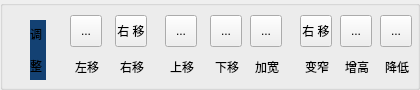
           <widget class="QGroupBox" name="groupBox_3">
            <property name="geometry">
             <rect>
              <x>0</x>
              <y>0</y>
              <width>420</width>
              <height>90</height>
             </rect>
            </property>
            <property name="minimumSize">
             <size>
              <width>420</width>
              <height>90</height>
             </size>
            </property>
            <property name="maximumSize">
             <size>
              <width>420</width>
              <height>90</height>
             </size>
            </property>
            <property name="styleSheet">
             <string notr="true"/>
            </property>
            <property name="title">
             <string/>
            </property>
            <widget class="QToolButton" name="toolButton">
             <property name="geometry">
              <rect>
               <x>70</x>
               <y>15</y>
               <width>32</width>
               <height>32</height>
              </rect>
             </property>
             <property name="minimumSize">
              <size>
               <width>32</width>
               <height>32</height>
              </size>
             </property>
             <property name="maximumSize">
              <size>
               <width>32</width>
               <height>32</height>
              </size>
             </property>
             <property name="styleSheet">
              <string notr="true"/>
             </property>
             <property name="text">
              <string>...</string>
             </property>
             <property name="icon">
              <iconset resource="IRProc.qrc">
               <normaloff>:/IRProc/M-Left</normaloff>:/IRProc/M-Left</iconset>
             </property>
             <property name="iconSize">
              <size>
               <width>32</width>
               <height>32</height>
              </size>
             </property>
            </widget>
            <widget class="QToolButton" name="toolButton_3">
             <property name="geometry">
              <rect>
               <x>115</x>
               <y>15</y>
               <width>32</width>
               <height>32</height>
              </rect>
             </property>
             <property name="minimumSize">
              <size>
               <width>32</width>
               <height>32</height>
              </size>
             </property>
             <property name="maximumSize">
              <size>
               <width>32</width>
               <height>32</height>
              </size>
             </property>
             <property name="styleSheet">
              <string notr="true"/>
             </property>
             <property name="text">
              <string>右 移</string>
             </property>
             <property name="icon">
              <iconset resource="IRProc.qrc">
               <normaloff>:/IRProc/M-Right</normaloff>:/IRProc/M-Right</iconset>
             </property>
             <property name="iconSize">
              <size>
               <width>32</width>
               <height>32</height>
              </size>
             </property>
            </widget>
            <widget class="QToolButton" name="toolButton_4">
             <property name="geometry">
              <rect>
               <x>165</x>
               <y>15</y>
               <width>32</width>
               <height>32</height>
              </rect>
             </property>
             <property name="minimumSize">
              <size>
               <width>32</width>
               <height>32</height>
              </size>
             </property>
             <property name="maximumSize">
              <size>
               <width>32</width>
               <height>32</height>
              </size>
             </property>
             <property name="styleSheet">
              <string notr="true"/>
             </property>
             <property name="text">
              <string>...</string>
             </property>
             <property name="icon">
              <iconset resource="IRProc.qrc">
               <normaloff>:/IRProc/M-Up</normaloff>:/IRProc/M-Up</iconset>
             </property>
             <property name="iconSize">
              <size>
               <width>32</width>
               <height>32</height>
              </size>
             </property>
            </widget>
            <widget class="QToolButton" name="toolButton_5">
             <property name="geometry">
              <rect>
               <x>210</x>
               <y>15</y>
               <width>32</width>
               <height>32</height>
              </rect>
             </property>
             <property name="minimumSize">
              <size>
               <width>32</width>
               <height>32</height>
              </size>
             </property>
             <property name="maximumSize">
              <size>
               <width>32</width>
               <height>32</height>
              </size>
             </property>
             <property name="styleSheet">
              <string notr="true"/>
             </property>
             <property name="text">
              <string>...</string>
             </property>
             <property name="icon">
              <iconset resource="IRProc.qrc">
               <normaloff>:/IRProc/M-Down</normaloff>:/IRProc/M-Down</iconset>
             </property>
             <property name="iconSize">
              <size>
               <width>32</width>
               <height>32</height>
              </size>
             </property>
            </widget>
            <widget class="QToolButton" name="toolButton_7">
             <property name="geometry">
              <rect>
               <x>250</x>
               <y>15</y>
               <width>32</width>
               <height>32</height>
              </rect>
             </property>
             <property name="minimumSize">
              <size>
               <width>32</width>
               <height>32</height>
              </size>
             </property>
             <property name="maximumSize">
              <size>
               <width>32</width>
               <height>32</height>
              </size>
             </property>
             <property name="styleSheet">
              <string notr="true"/>
             </property>
             <property name="text">
              <string>...</string>
             </property>
             <property name="icon">
              <iconset resource="IRProc.qrc">
               <normaloff>:/IRProc/M-Wider</normaloff>:/IRProc/M-Wider</iconset>
             </property>
             <property name="iconSize">
              <size>
               <width>32</width>
               <height>32</height>
              </size>
             </property>
            </widget>
            <widget class="QToolButton" name="toolButton_9">
             <property name="geometry">
              <rect>
               <x>300</x>
               <y>15</y>
               <width>32</width>
               <height>32</height>
              </rect>
             </property>
             <property name="minimumSize">
              <size>
               <width>32</width>
               <height>32</height>
              </size>
             </property>
             <property name="maximumSize">
              <size>
               <width>32</width>
               <height>32</height>
              </size>
             </property>
             <property name="styleSheet">
              <string notr="true"/>
             </property>
             <property name="text">
              <string>右 移</string>
             </property>
             <property name="icon">
              <iconset resource="IRProc.qrc">
               <normaloff>:/IRProc/M-Narrower</normaloff>:/IRProc/M-Narrower</iconset>
             </property>
             <property name="iconSize">
              <size>
               <width>32</width>
               <height>32</height>
              </size>
             </property>
            </widget>
            <widget class="QToolButton" name="toolButton_8">
             <property name="geometry">
              <rect>
               <x>340</x>
               <y>15</y>
               <width>32</width>
               <height>32</height>
              </rect>
             </property>
             <property name="minimumSize">
              <size>
               <width>32</width>
               <height>32</height>
              </size>
             </property>
             <property name="maximumSize">
              <size>
               <width>32</width>
               <height>32</height>
              </size>
             </property>
             <property name="styleSheet">
              <string notr="true"/>
             </property>
             <property name="text">
              <string>...</string>
             </property>
             <property name="icon">
              <iconset resource="IRProc.qrc">
               <normaloff>:/IRProc/M-Higher</normaloff>:/IRProc/M-Higher</iconset>
             </property>
             <property name="iconSize">
              <size>
               <width>32</width>
               <height>32</height>
              </size>
             </property>
            </widget>
            <widget class="QToolButton" name="toolButton_6">
             <property name="geometry">
              <rect>
               <x>380</x>
               <y>15</y>
               <width>32</width>
               <height>32</height>
              </rect>
             </property>
             <property name="sizePolicy">
              <sizepolicy hsizetype="Fixed" vsizetype="Fixed">
               <horstretch>0</horstretch>
               <verstretch>0</verstretch>
              </sizepolicy>
             </property>
             <property name="minimumSize">
              <size>
               <width>32</width>
               <height>32</height>
              </size>
             </property>
             <property name="maximumSize">
              <size>
               <width>32</width>
               <height>32</height>
              </size>
             </property>
             <property name="styleSheet">
              <string notr="true"/>
             </property>
             <property name="text">
              <string>...</string>
             </property>
             <property name="icon">
              <iconset resource="IRProc.qrc">
               <normaloff>:/IRProc/M-Lower</normaloff>:/IRProc/M-Lower</iconset>
             </property>
             <property name="iconSize">
              <size>
               <width>32</width>
               <height>32</height>
              </size>
             </property>
            </widget>
            <widget class="QLabel" name="label_2">
             <property name="geometry">
              <rect>
               <x>75</x>
               <y>59</y>
               <width>24</width>
               <height>15</height>
              </rect>
             </property>
             <property name="minimumSize">
              <size>
               <width>0</width>
               <height>0</height>
              </size>
             </property>
             <property name="maximumSize">
              <size>
               <width>30</width>
               <height>15</height>
              </size>
             </property>
             <property name="styleSheet">
              <string notr="true"/>
             </property>
             <property name="text">
              <string>左移</string>
             </property>
             <property name="textFormat">
              <enum>Qt::AutoText</enum>
             </property>
            </widget>
            <widget class="QLabel" name="label_11">
             <property name="geometry">
              <rect>
               <x>120</x>
               <y>59</y>
               <width>30</width>
               <height>15</height>
              </rect>
             </property>
             <property name="minimumSize">
              <size>
               <width>30</width>
               <height>15</height>
              </size>
             </property>
             <property name="maximumSize">
              <size>
               <width>30</width>
               <height>15</height>
              </size>
             </property>
             <property name="styleSheet">
              <string notr="true"/>
             </property>
             <property name="text">
              <string>右移</string>
             </property>
            </widget>
            <widget class="QLabel" name="label_12">
             <property name="geometry">
              <rect>
               <x>170</x>
               <y>59</y>
               <width>30</width>
               <height>15</height>
              </rect>
             </property>
             <property name="minimumSize">
              <size>
               <width>30</width>
               <height>15</height>
              </size>
             </property>
             <property name="maximumSize">
              <size>
               <width>30</width>
               <height>15</height>
              </size>
             </property>
             <property name="styleSheet">
              <string notr="true"/>
             </property>
             <property name="text">
              <string>上移</string>
             </property>
            </widget>
            <widget class="QLabel" name="label_13">
             <property name="geometry">
              <rect>
               <x>215</x>
               <y>59</y>
               <width>30</width>
               <height>15</height>
              </rect>
             </property>
             <property name="minimumSize">
              <size>
               <width>30</width>
               <height>15</height>
              </size>
             </property>
             <property name="maximumSize">
              <size>
               <width>30</width>
               <height>15</height>
              </size>
             </property>
             <property name="styleSheet">
              <string notr="true"/>
             </property>
             <property name="text">
              <string>下移</string>
             </property>
            </widget>
            <widget class="QLabel" name="label_15">
             <property name="geometry">
              <rect>
               <x>255</x>
               <y>59</y>
               <width>30</width>
               <height>15</height>
              </rect>
             </property>
             <property name="minimumSize">
              <size>
               <width>30</width>
               <height>15</height>
              </size>
             </property>
             <property name="maximumSize">
              <size>
               <width>30</width>
               <height>15</height>
              </size>
             </property>
             <property name="styleSheet">
              <string notr="true"/>
             </property>
             <property name="text">
              <string>加宽</string>
             </property>
            </widget>
            <widget class="QLabel" name="label_14">
             <property name="geometry">
              <rect>
               <x>305</x>
               <y>59</y>
               <width>30</width>
               <height>15</height>
              </rect>
             </property>
             <property name="minimumSize">
              <size>
               <width>30</width>
               <height>15</height>
              </size>
             </property>
             <property name="maximumSize">
              <size>
               <width>30</width>
               <height>15</height>
              </size>
             </property>
             <property name="styleSheet">
              <string notr="true"/>
             </property>
             <property name="text">
              <string>变窄</string>
             </property>
            </widget>
            <widget class="QLabel" name="label_16">
             <property name="geometry">
              <rect>
               <x>345</x>
               <y>59</y>
               <width>30</width>
               <height>15</height>
              </rect>
             </property>
             <property name="minimumSize">
              <size>
               <width>30</width>
               <height>15</height>
              </size>
             </property>
             <property name="maximumSize">
              <size>
               <width>30</width>
               <height>15</height>
              </size>
             </property>
             <property name="styleSheet">
              <string notr="true"/>
             </property>
             <property name="text">
              <string>增高</string>
             </property>
            </widget>
            <widget class="QLabel" name="label_17">
             <property name="geometry">
              <rect>
               <x>385</x>
               <y>59</y>
               <width>30</width>
               <height>15</height>
              </rect>
             </property>
             <property name="minimumSize">
              <size>
               <width>30</width>
               <height>15</height>
              </size>
             </property>
             <property name="maximumSize">
              <size>
               <width>30</width>
               <height>15</height>
              </size>
             </property>
             <property name="styleSheet">
              <string notr="true"/>
             </property>
             <property name="text">
              <string>降低</string>
             </property>
            </widget>
            <widget class="QLabel" name="label_33">
             <property name="geometry">
              <rect>
               <x>30</x>
               <y>20</y>
               <width>16</width>
               <height>60</height>
              </rect>
             </property>
             <property name="styleSheet">
              <string notr="true">background-image: url();
background-color: rgb(19, 65, 115);</string>
             </property>
             <property name="text">
              <string>调

整</string>
             </property>
             <property name="alignment">
              <set>Qt::AlignLeading|Qt::AlignLeft|Qt::AlignVCenter</set>
             </property>
            </widget>
           </widget>
